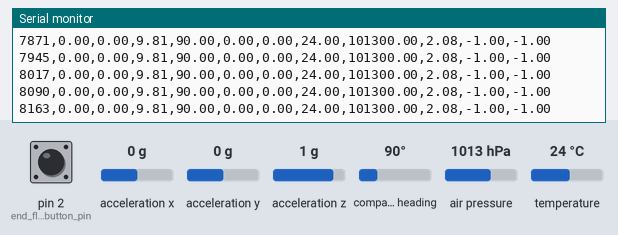
Bench run of a sketch on a simulated Arduino Uno, built with avr-gcc and run on an emulated ATmega328P. Shown: the last lines printed to the serial monitor. The test bench sets the inputs (shaded band); at power-on: acceleration x 0 g, acceleration z 1 g, compass heading 90°, pin 2 (end_flight_button_pin) LOW, acceleration y 0 g, air pressure 1013 hPa, temperature 24 °C. At 17.5 s the program stops and its outputs stay as they are.

Above: at 8.3 s.
8.4 s: acceleration x set to -1.4 g
At 8.58 s:
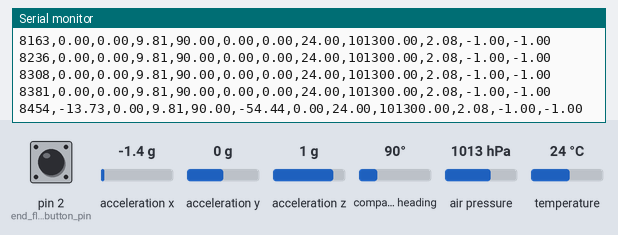
11.4 s: acceleration z set to -1.4 g
At 11.61 s:
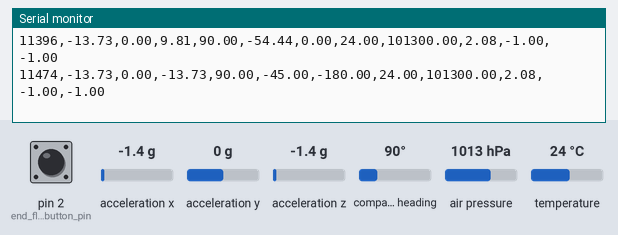
14.4 s: compass heading set to 7°
At 14.43 s:
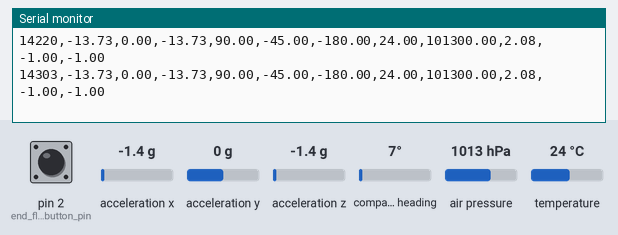
17.4 s: pin 2 (end_flight_button_pin) pulled HIGH for 0.15 s
At 18.7 s:
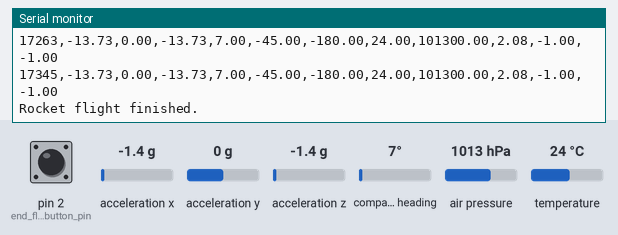
Timing chart, 0 to 19.0 s (numbered marks = the images above; inputs shaded):
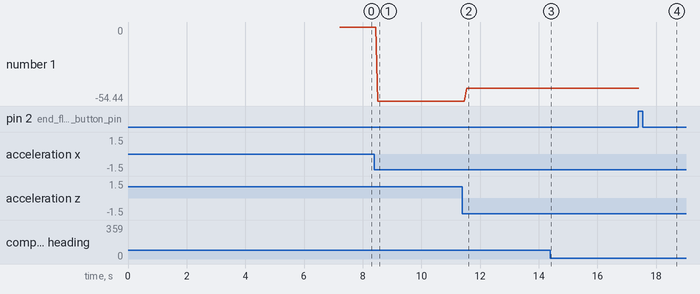

The sketch:

data_rocket.ino
```cpp
#include <Wire.h>
#include <Adafruit_Sensor.h>
#include <Adafruit_BNO055.h>
#include <utility/imumaths.h>
#include <Adafruit_BMP280.h>
#include <SPI.h>
#include <SD.h>

#define LOG_TO_SD false
#define GPS false

#if GPS
#include <TinyGPS.h>
#include <SoftwareSerial.h>
#endif

const int end_flight_button_pin = 2;

struct vector_3
{
  /** x, roll if orientation */
  float x = 0;

  /** y, pitch if orientation */
  float y = 0;

  /** z, heading if orientation */
  float z = 0;
};

/**
 * Sensor data from IMU and barometric pressure sensor
 */
struct rocket_sensor_data
{
  /** Timestamp (using Arduino's millis function) */
  unsigned long timestamp;

  /**
   * Acceleration (m/s^2)
   */
  struct vector_3 acceleration = {};

  /**
   * Orientation (roll, pitch, heading)
   */
  struct vector_3 orientation = {};

  /**
   * Pressure (Pascals)
   */
  float pressure = 0;

  /**
   * Altitude (m)
   */
  float altitude = 0;

  /**
   * Ground altitude (m)
   */
  float ground_altitude;

  /**
   * Temperature (celsius)
   */
  float temperature = 0;

  /**
   * Latitude
   */
  float lat = -1;

  /**
   * Longitude
   */
  float lon = -1;
};

Adafruit_BNO055 bno = Adafruit_BNO055(55);
Adafruit_BMP280 bmp = Adafruit_BMP280();

#if GPS
SoftwareSerial gpsSerial(3, 4); // rx, tx
TinyGPS gps;
#endif

#if LOG_TO_SD
File log_file;
#endif

/** Poll rate (in ms) */
const bool pollRate = 1000;

struct rocket_sensor_data sensor_data;

/** Input to end flight recording */
int end_flight = LOW;

void calibrate_altitude()
{
  // Measure average altitude on launchpad
  uint8_t sample_count = 50;
  float samples[sample_count];
  uint8_t i = 0;
  float total_altitude = 0;

  while (i < sample_count)
  {
    float alt = bmp.readAltitude();
    samples[i] = alt;
    total_altitude += alt;
    i++;
    delay(100);
  }

  // TODO Use Chauvenet's criterion to detect outliers in data

  sensor_data.ground_altitude = total_altitude / sample_count;
}

void poll_sensors()
{
  sensors_event_t event;
  bno.getEvent(&event);

  // Timestamp
  sensor_data.timestamp = millis();

  // Acceleration
  imu::Vector<3> li_ac = bno.getVector(Adafruit_BNO055::VECTOR_ACCELEROMETER);
  sensor_data.acceleration.x = li_ac.x();
  sensor_data.acceleration.y = li_ac.y();
  sensor_data.acceleration.z = li_ac.z();

  // Orientation
  sensor_data.orientation.x = event.orientation.roll;
  sensor_data.orientation.y = event.orientation.pitch;
  sensor_data.orientation.z = event.orientation.heading;

  // BMP
  sensor_data.temperature = bmp.readTemperature();
  sensor_data.pressure = bmp.readPressure();
  sensor_data.altitude = bmp.readAltitude();

  // GPS
#if GPS
  if (gpsSerial.available() && gps.encode(gpsSerial.read())) {
    gps.f_get_position(&sensor_data.lat, &sensor_data.lon);
  }
#endif
}

void output_sensor_headers(Print *printer)
{
  printer->println("Timestamp,AccelX,AccelY,AccelZ,Roll,Pitch,Heading,Temp,Pressure,Altitude,Lat,Long");
}

void output_sensor_data(Print *printer)
{
  printer->print(sensor_data.timestamp);
  printer->print(",");
  printer->print(sensor_data.acceleration.x);
  printer->print(",");
  printer->print(sensor_data.acceleration.y);
  printer->print(",");
  printer->print(sensor_data.acceleration.z);
  printer->print(",");
  printer->print(sensor_data.orientation.x);
  printer->print(",");
  printer->print(sensor_data.orientation.y);
  printer->print(",");
  printer->print(sensor_data.orientation.z);
  printer->print(",");
  printer->print(sensor_data.temperature);
  printer->print(",");
  printer->print(sensor_data.pressure);
  printer->print(",");
  printer->print(sensor_data.altitude);
  printer->print(",");
  printer->print(sensor_data.lat);
  printer->print(",");
  printer->print(sensor_data.lon);
  printer->println("");
}

void check_end_flight_button()
{
  // Check if button is pressed and set end_flight accordingly
  end_flight = digitalRead(end_flight_button_pin);
}

void setup()
{
  Serial.println("Begin program");

  Serial.begin(9600);
#if GPS
  Serial.println("Starting GPS");
  gpsSerial.begin(9600);
#endif
  while (!Serial); // wait for serial port to connect. Needed for native USB
#if GPS
  Serial.println("Waiting for GPS");
  while (!gpsSerial); // wait for gps serial
#endif

  pinMode(end_flight_button_pin, INPUT);

  Serial.print("Configuring BMP280 Pressure Sensor...");
  if (!bmp.begin())
  {
    Serial.println("failed");
    while (true);
  }
  Serial.println("done");

  delay(1000);

  Serial.print("Configuring BNO055 IMU...");
  if (!bno.begin())
  {
    Serial.println("failed");
    while (true);
  }
  Serial.println("done");

  bno.setExtCrystalUse(true);

  delay(1000);

  Serial.println("Calibrating altitude...");
  calibrate_altitude();
  Serial.println("done");
  Serial.print("Ground altitude: ");
  Serial.print(sensor_data.ground_altitude);
  Serial.println("m");

#if LOG_TO_SD
  Serial.print("Initializing SD card...");
  pinMode(10, OUTPUT);
  if (!SD.begin(10)) {
    Serial.println("failed");
    while (true);
  }
  Serial.println("done");

  Serial.print("Opening log file...");
  log_file = SD.open("log_file.txt", FILE_WRITE);
  if (!log_file) {
    Serial.println("failed");
    while (true);
  }
  Serial.println("done");
#endif

  Serial.println("Setup finished");

  // Print data column headers
  output_sensor_headers(&Serial);

#if LOG_TO_SD
  output_sensor_headers(&log_file);
#endif
}

void loop()
{
  poll_sensors();
  output_sensor_data(&Serial);

#if LOG_TO_SD
  output_sensor_data(&log_file);
#endif

  check_end_flight_button();

  if (end_flight == HIGH) {
#if LOG_TO_SD
    log_file.close();
#endif
    Serial.println("Rocket flight finished.");
    while (true);
  }

  delay(pollRate);
}
```

Measured:
- after the input at 8.4 s, the serial monitor: prints a new line after 0.12 s (image 1)
- after the input at 11.4 s, the serial monitor: prints a new line after 0.14 s (image 2)
- after the input at 17.4 s, the serial monitor: prints a new line after 0.09 s (image 4)
- plotted number 1: 0 → -54.44 after the input at 8.4 s, -54.44 → -45 after the input at 11.4 s
